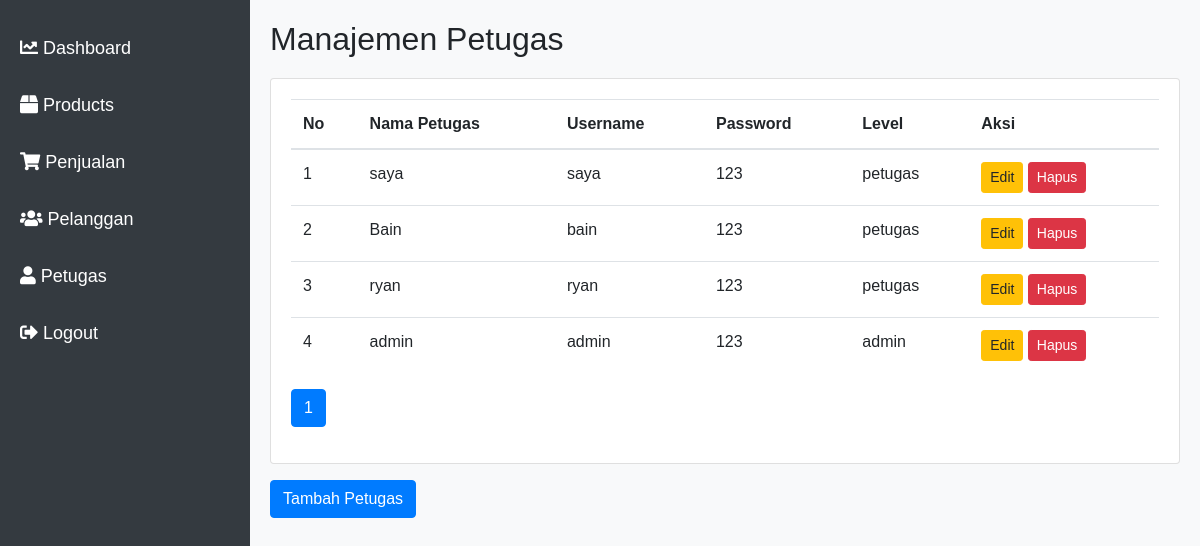
/kasir_ukk/petugas.php (signed in), run on the app's committed database.
### tables this page shows
CREATE TABLE `petugas` (
  `id_petugas` int(11) NOT NULL,
  `nama_petugas` varchar(255) NOT NULL,
  `username` text NOT NULL,
  `password` text NOT NULL,
  `level` enum('admin','petugas') NOT NULL
);

### kasir_ukk/petugas.php (the view, shortened to what this page needs)
<?php
$conn = new mysqli("localhost", "root", "", "ukk");
$queryCount = "SELECT COUNT(*) AS total_rows FROM petugas";
$resultCount = $conn->query($queryCount);
$totalRows = $resultCount->fetch_assoc()['total_rows'];
$rowsPerPage = 5;
$totalPages = ceil($totalRows / $rowsPerPage);
if (isset($_GET['page']) && is_numeric($_GET['page'])) {
    $currentPage = $_GET['page'];
} else {
    $currentPage = 1;
}
$offset = ($currentPage - 1) * $rowsPerPage;
$queryGetPetugas = "SELECT * FROM petugas ORDER BY id_petugas DESC LIMIT $offset, $rowsPerPage";
$resultGetPetugas = $conn->query($queryGetPetugas);
?>
<!DOCTYPE html>
<html lang="en">
<head>
    <link rel="stylesheet" href="https://stackpath.bootstrapcdn.com/bootstrap/4.5.2/css/bootstrap.min.css">
</head>
<body>
<?php include 'sidebar.php'; ?>
<div id="content">
    <h2>Manajemen Petugas</h2>
    <div class="card mt-2">
        <div class="card-body">
    <table class="table">
        <thead>
        <tr>
            <th>No</th>
            <th>Nama Petugas</th>
            <th>Username</th>
            <th>Password</th>
            <th>Level</th>
            <th>Aksi</th>
        </tr>
        </thead>
        <tbody>
      <?php
$counter = ($currentPage - 1) * $rowsPerPage + 1;
while ($rowPetugas = $resultGetPetugas->fetch_assoc()) {
    echo '<tr>
            <td>' . $counter . '</td>
            <td>' . $rowPetugas["nama_petugas"] . '</td>
            <td>' . $rowPetugas["username"] . '</td>
            <td>' . $rowPetugas["password"] . '</td>
            <td>' . $rowPetugas["level"] . '</td>
            <td>
                <a href="edit_petugas.php?id=' . $rowPetugas["id_petugas"] . '"class="btn btn-warning btn-sm">Edit</a>
                <a href="hapus_petugas.php?id=' . $rowPetugas["id_petugas"] . '" onclick="return confirm(\'Anda yakin ingin menghapus?\')" class="btn btn-danger btn-sm">Hapus</a>
            </td>
        </tr>';
    $counter++;
}
?>
        </tbody>
    </table>
    <nav aria-label="Page navigation" class="mt-3">
        <ul class="pagination justify-content-start">
            <?php for ($i = 1; $i <= $totalPages; $i++) : ?>
                <li class="page-item <?php echo ($i == $currentPage) ? 'active' : ''; ?>"><a class="page-link" href="?page=<?php echo $i; ?>"><?php echo $i; ?></a></li>
            <?php endfor; ?>
        </ul>
    </nav>
    </div>
    </div>
    <a href="tambah_petugas.php" class="btn btn-primary">Tambah Petugas</a>
</div>
</body>
</html>

### kasir_ukk/sidebar.php (style rules this page uses)
body { font-family: 'Arial', sans-serif; background-color: #f8f9fa; }
#content { margin-left: 250px; padding: 20px; }
#content h2 { margin-bottom: 20px; }

### data on the page
petugas: nama_petugas "saya", username "saya", password "123", level "petugas"
petugas: nama_petugas "Bain", username "bain", password "123", level "petugas"
petugas: nama_petugas "ryan", username "ryan", password "123", level "petugas"
petugas: nama_petugas "admin", username "admin", password "123", level "admin"
